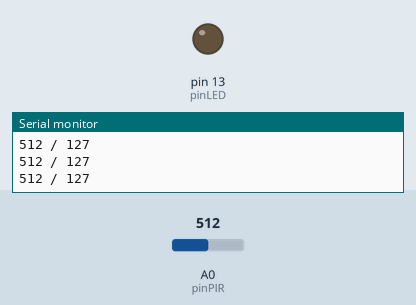
Bench run of a sketch on a simulated Arduino Uno, built with avr-gcc and run on an emulated ATmega328P. On the bench: output pins drawn as LEDs (lit = HIGH), the last lines printed to the serial monitor. The test bench sets the inputs (shaded band); at power-on: A0 (pinPIR) = 512.

Above: at 1.2 s.
1.3 s: A0 (pinPIR) set to 523
At 2.5 s:
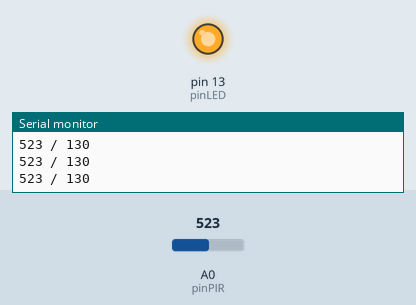
2.8 s: A0 (pinPIR) set to 511
At 4.0 s:
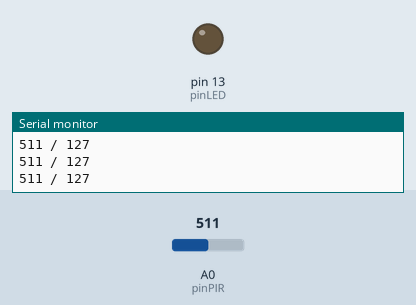
4.3 s: A0 (pinPIR) set to 716
At 5.7 s:
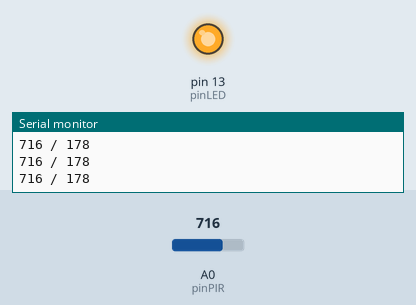
Timing chart, 0 to 7.3 s (numbered marks = the images above; inputs shaded):
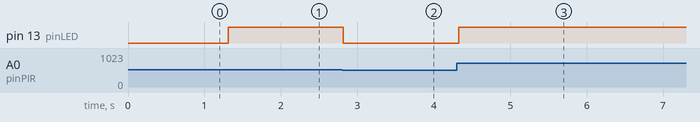

The sketch:

hc-sr501.ino
```cpp
#define pinPIR A0
#define pinLED 13

// 프로그램 초기화
void setup()
{
  Serial.begin(115200);
  Serial.println("Arduino Examples - PIR Motion Detector Sensor");
  Serial.println("    http://docs.whiteat.com/?p=3627");

  pinMode(pinPIR, INPUT);
  pinMode(pinLED, OUTPUT);

}

// 계속 실행할 무한 루프
void loop()
{
  int i = analogRead(pinPIR);
  int l = map(i,0,1023,0,255);

  Serial.print(i);
  Serial.print(" / ");
  Serial.println(l);
  analogWrite(pinLED, l);

  delay(100);
}
```

Measured:
- the behaviour switches between 513 and 514 on A0 (pinPIR) (found by bisection; images 0 and 1)
- after the input at 1.3 s, pin 13 (pinLED): LOW → HIGH at once
- after the input at 2.8 s, pin 13 (pinLED): HIGH → LOW at once
- after the input at 4.3 s, pin 13 (pinLED): LOW → HIGH at once
